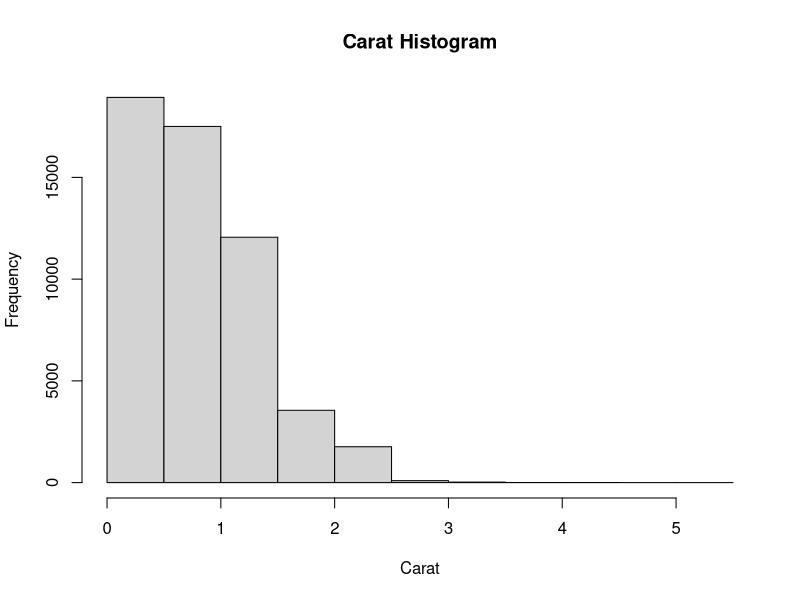
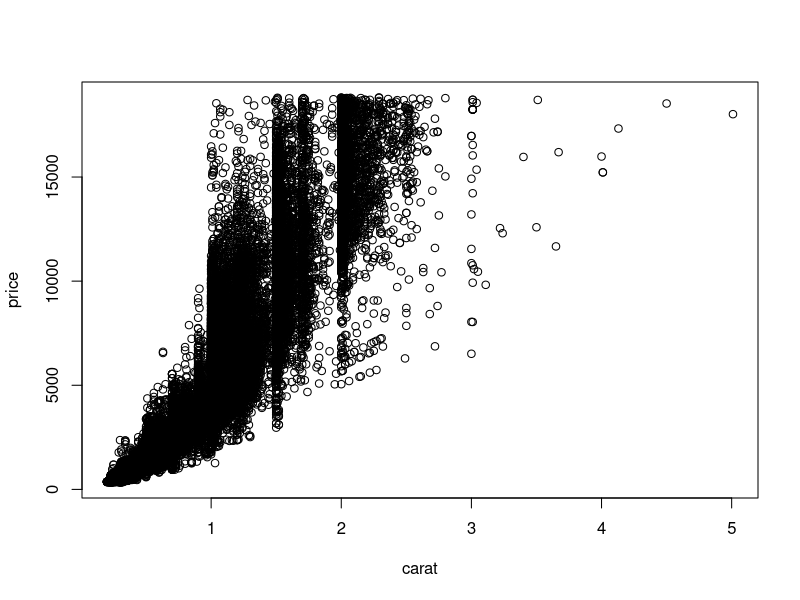
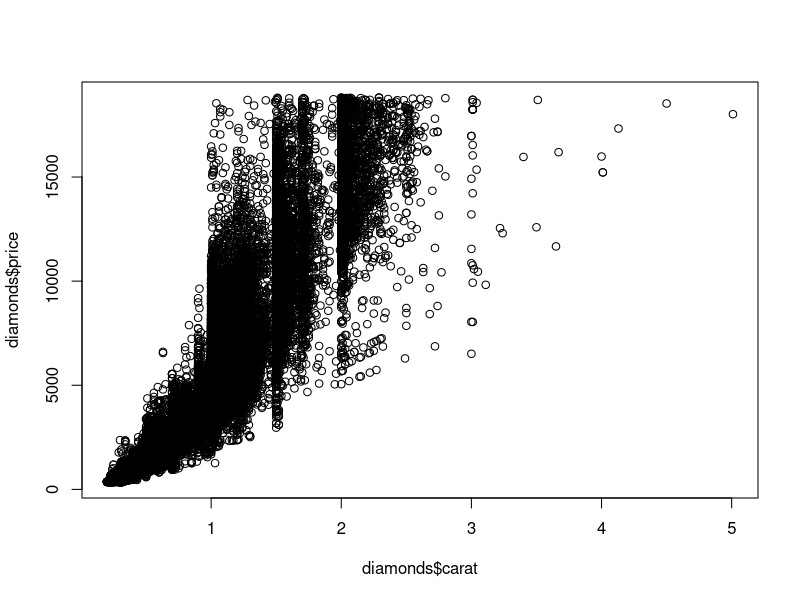
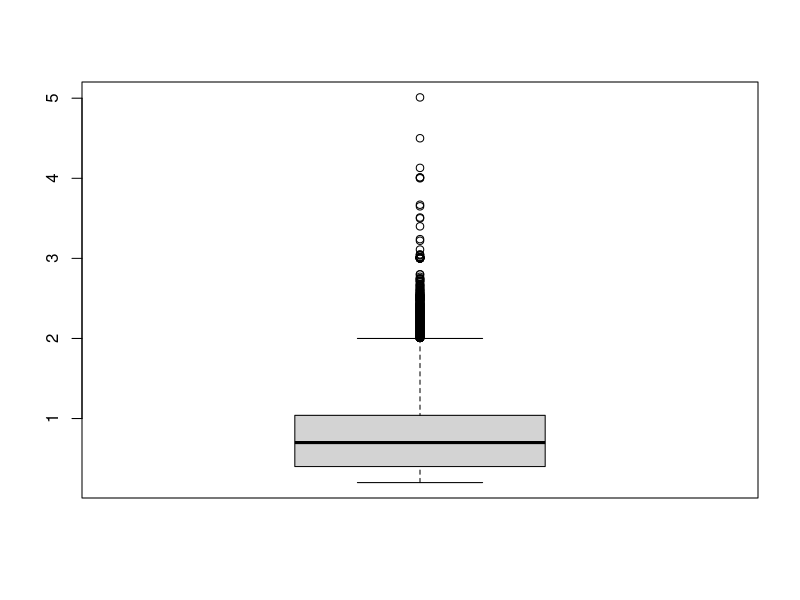
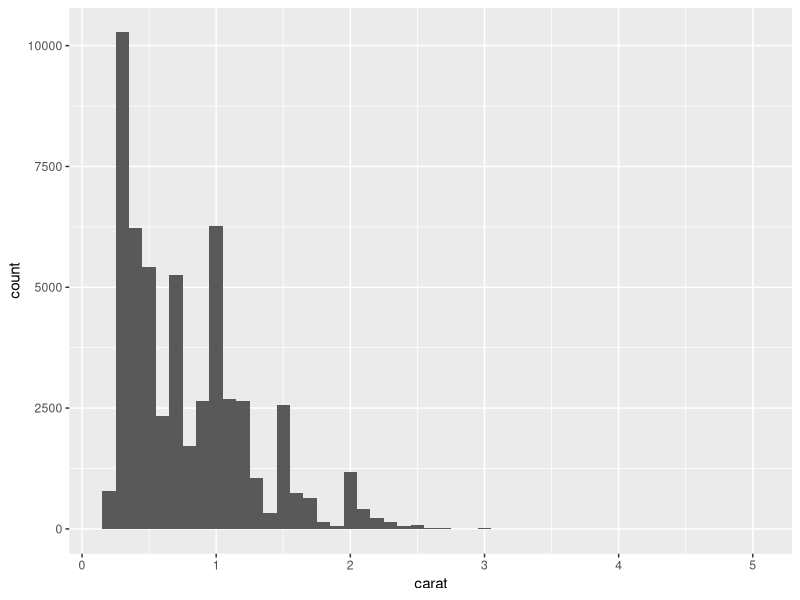
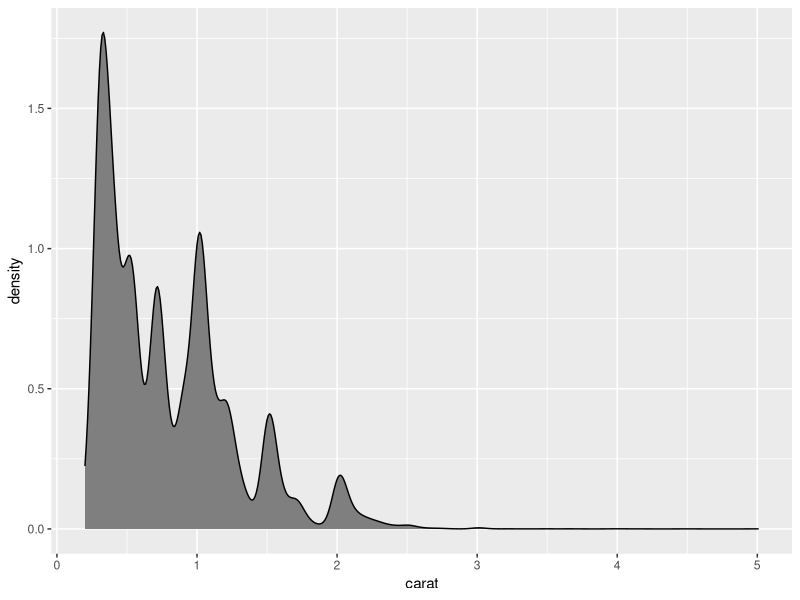
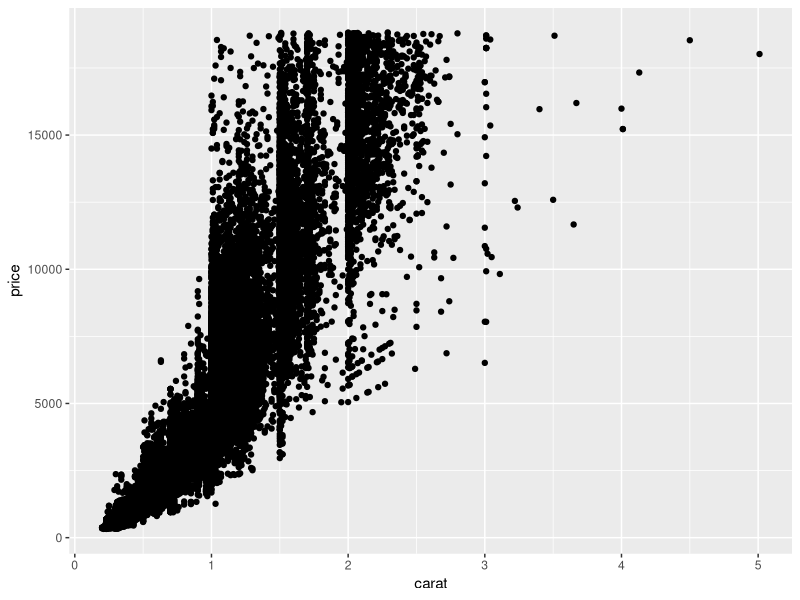
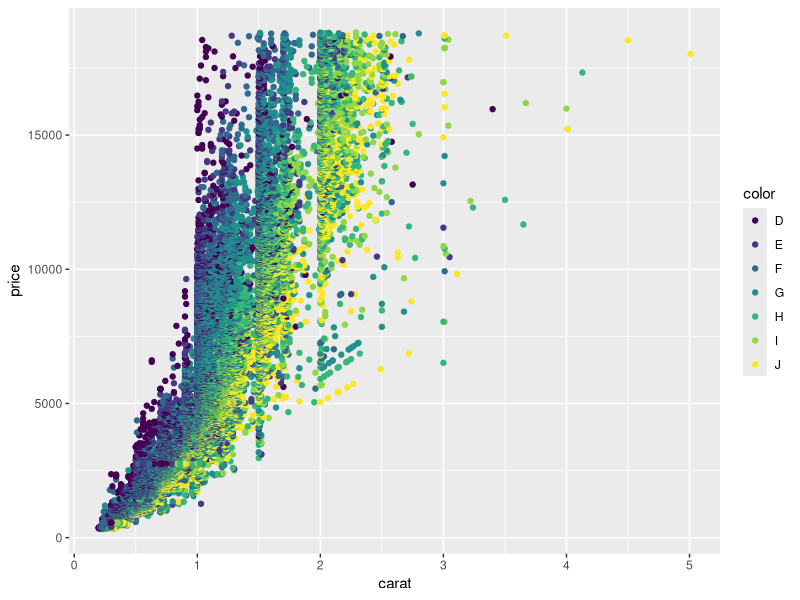

Write R code to recreate these figures, in order.
#Ch7.r

require(ggplot2)
data(diamonds)
head(diamonds)

hist(diamonds$carat, main = "Carat Histogram", xlab = "Carat")

plot(price ~ carat, data = diamonds)
plot(diamonds$carat, diamonds$price)
boxplot(diamonds$carat)

ggplot(data = diamonds) + geom_histogram(aes(x=carat), binwidth=.1)
ggplot(data = diamonds) + geom_density(aes(x=carat), fill = "grey50")
ggplot(data = diamonds, aes(x = carat, y = price)) + geom_point()

g <- ggplot(diamonds, aes(x = carat, y = price))
g + geom_point(aes(color=color))
g + geom_point(aes(color=color)) + facet_wrap(~color)
g + geom_point(aes(color=color)) + facet_grid(cut ~ clarity)
ggplot(diamonds, aes(x=carat)) + geom_histogram() + facet_wrap(~color)

ggplot(diamonds, aes(y = carat, x = 1)) + geom_boxplot()
ggplot(diamonds, aes(y = carat, x = cut)) + geom_boxplot()
ggplot(diamonds, aes(y = carat, x = cut)) + geom_violin()
ggplot(diamonds, aes(y = carat, x = cut)) + geom_point() + geom_violin()
ggplot(diamonds, aes(y = carat, x = cut)) + geom_violin() + geom_point()  

ggplot(economics, aes(x=date, y = pop)) + geom_line()

require(lubridate)
economics$year <- year(economics$date)
economics$month <- month(economics$date)
econ2000 <- economics[which(economics$year >= 2000), ]

require(scales)
g <- ggplot(econ2000, aes(x=month, y=pop))

g <- g + geom_line (aes(color=factor(year) , group=year))
g <- g + scale_color_discrete (name="Year")
g <- g + scale_y_continuous(labels=comma)
g <- g + labs(title= "Population Growth", x="Month", y="Population")
g

require(ggthemes)
# build a plot and store it in g2
g2 <- ggplot(diamonds, aes(x=carat, y=price)) + geom_point(aes(color=color))

# apply a few themes
g2 + theme_economist() + scale_colour_economist() 
g2 + theme_excel() + scale_colour_excel()
g2 + theme_tufte()
g2 + theme_wsj()